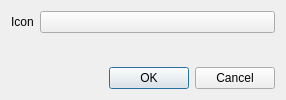
<?xml version="1.0" encoding="UTF-8"?>
<ui version="4.0">
 <class>AppletBacklightSettings</class>
 <widget class="QDialog" name="AppletBacklightSettings">
  <property name="geometry">
   <rect>
    <x>0</x>
    <y>0</y>
    <width>286</width>
    <height>100</height>
   </rect>
  </property>
  <property name="windowTitle">
   <string>Options</string>
  </property>
  <layout class="QVBoxLayout" name="verticalLayout">
   <item>
    <layout class="QVBoxLayout" name="verticalLayout_2">
     <item>
      <layout class="QFormLayout" name="formLayout">
       <property name="fieldGrowthPolicy">
        <enum>QFormLayout::AllNonFixedFieldsGrow</enum>
       </property>
       <item row="0" column="0">
        <widget class="QLabel" name="label_icon">
         <property name="text">
          <string>Icon</string>
         </property>
        </widget>
       </item>
       <item row="0" column="1">
        <widget class="QPushButton" name="buttonIcon">
         <property name="text">
          <string notr="true"/>
         </property>
        </widget>
       </item>
      </layout>
     </item>
     <item>
      <widget class="QDialogButtonBox" name="buttonBox">
       <property name="orientation">
        <enum>Qt::Horizontal</enum>
       </property>
       <property name="standardButtons">
        <set>QDialogButtonBox::Cancel|QDialogButtonBox::Ok</set>
       </property>
      </widget>
     </item>
    </layout>
   </item>
  </layout>
 </widget>
 <tabstops>
  <tabstop>buttonBox</tabstop>
 </tabstops>
 <resources/>
 <connections>
  <connection>
   <sender>buttonBox</sender>
   <signal>accepted()</signal>
   <receiver>AppletBacklightSettings</receiver>
   <slot>accept()</slot>
   <hints>
    <hint type="sourcelabel">
     <x>248</x>
     <y>254</y>
    </hint>
    <hint type="destinationlabel">
     <x>157</x>
     <y>274</y>
    </hint>
   </hints>
  </connection>
  <connection>
   <sender>buttonBox</sender>
   <signal>rejected()</signal>
   <receiver>AppletBacklightSettings</receiver>
   <slot>reject()</slot>
   <hints>
    <hint type="sourcelabel">
     <x>316</x>
     <y>260</y>
    </hint>
    <hint type="destinationlabel">
     <x>286</x>
     <y>274</y>
    </hint>
   </hints>
  </connection>
 </connections>
</ui>
